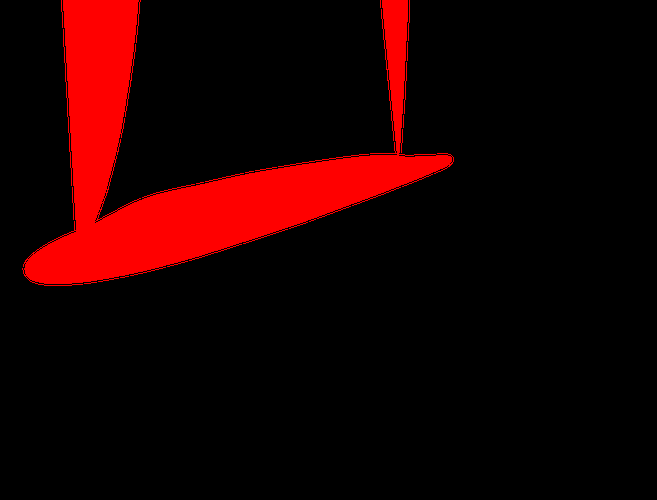
#> input picture PIV data/Mask.png, 657 x 500 px, shrunk from 1624 x 1236 before the run, given in place of Mask.tif, which was not available; the run also reads 1 picture not shown here
$ python 'Image correlator [v2].py'
#> lines starting #> are read from the running program, lines starting #| are printed output that depends on the picture; after the words box and inside, x2 and y2 are one past the last pixel; in counts of white or black regions, pixels touching at a corner belong together; pictures that were not available may be replaced by others from this repository, and a replacement may not be noted
# ---------- Step 0: Inititalize ---------
# Import required modules
import numpy as np
import cv2
import matplotlib.pyplot as plt
from scipy.signal import correlate2d
import os
import sys

# Define path to data folder
folder_path = '..\\PIV_data'

# ---------- Step 1: Load image ----------
# Define path to image
img_path = os.path.join(folder_path, 'B00001.tif')

# Load image
img = cv2.imread(img_path, cv2.IMREAD_GRAYSCALE)

# Ensure pixel values are within 0-255
img = np.clip(img, 0, 255).astype(np.uint8)

# ---------- Step 2: Split image vertically ----------
# Assuming two images are stacked vertically
height = img.shape[0] // 2
#> height = 500
frame_a = img[:height, :]
frame_b = img[height:, :]

# ---------- Step 3: Apply the mask ----------
# Define path to mask
mask_path = os.path.join(folder_path, 'Mask.tif')

# Load mask
mask = cv2.imread(mask_path, cv2.IMREAD_GRAYSCALE)
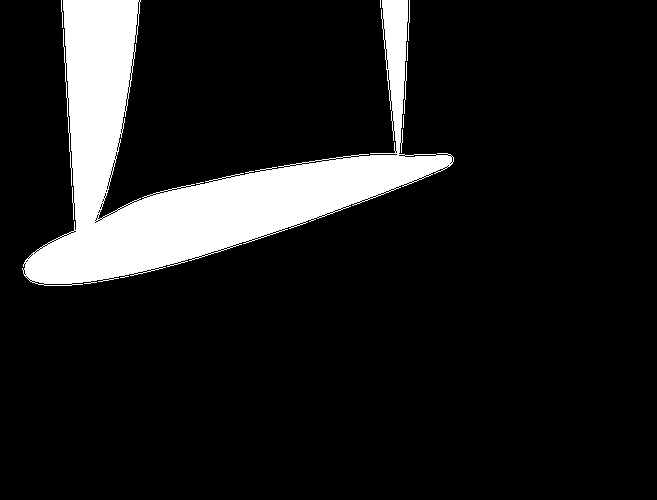
#> mask: shape (500, 657); values 0 (black) and 76 (white), 11.7% white; 6 white regions (3 under 20 px), largest, box (x1, y1, x2, y2) and area: (22, 0, 454, 286) 38285, (408, 0, 410, 41) 41, (61, 0, 63, 28) 28

# Check if mask is loaded properly
if mask is None:
    print("Failed to load the mask.")
    sys.exit()

# Ensure mask size matches image size
if mask.shape != frame_a.shape or mask.shape != frame_b.shape:
    print("Mask size does not match the image sizes.")
    sys.exit()

# Apply mask to both frames
frame_a_masked = cv2.bitwise_and(frame_a, frame_a, mask=mask)
frame_b_masked = cv2.bitwise_and(frame_b, frame_b, mask=mask)

# ---------- Step 4: Compute number of windows ----------
# Define window and search sizes
window_size = 32
search_size = int(window_size * 1.5)

# Obtain dimensions of image
rows, cols = frame_a_masked.shape
#> rows = 500; cols = 657

# Compute number of windows
num_windows_y = (rows - (search_size - window_size)) // window_size
#> num_windows_y = 15
num_windows_x = (cols - (search_size - window_size)) // window_size
#> num_windows_x = 20

# Determine starting location of first window
y0 = (rows - num_windows_y * window_size) // 2
#> y0 = 10
x0 = (cols - num_windows_x * window_size) // 2
#> x0 = 8

# Create arrays to store displacements
displacement_x = np.zeros((rows, cols))
displacement_y = np.zeros((rows, cols))

# ---------- Step 5: Cross-correlate ----------
for y in range(num_windows_y):
    for x in range(num_windows_x):
        # Define window in frame_a
        start_y_a = int(y0 + y * window_size)
        start_x_a = int(x0 + x * window_size)
        window_a = frame_a_masked[start_y_a:start_y_a + window_size, start_x_a:start_x_a + window_size]

        # Define search window in frame_b
        start_y_b = int(y0 + y * window_size - 0.25 * window_size)
        start_x_b = int(x0 + x * window_size - 0.25 * window_size)
        search_b = frame_b_masked[start_y_b:start_y_b + search_size, start_x_b:start_x_b + search_size]

        # Skip windows that include masked areas
        if np.any(mask[start_y_b:start_y_b + search_size, start_x_b:start_x_b + search_size] == 0):
            continue

        # Cross-correlate window from frame_a with search window from frame_b
        result = cv2.matchTemplate(search_b, window_a, cv2.TM_CCORR_NORMED)
        _, _, _, max_loc = cv2.minMaxLoc(result)

        # Compute displacement
        displacement_x[start_y_a:start_y_a + window_size, start_x_a:start_x_a + window_size] = max_loc[0] - (search_size - window_size) // 2
        displacement_y[start_y_a:start_y_a + window_size, start_x_a:start_x_a + window_size] = max_loc[1] - (search_size - window_size) // 2
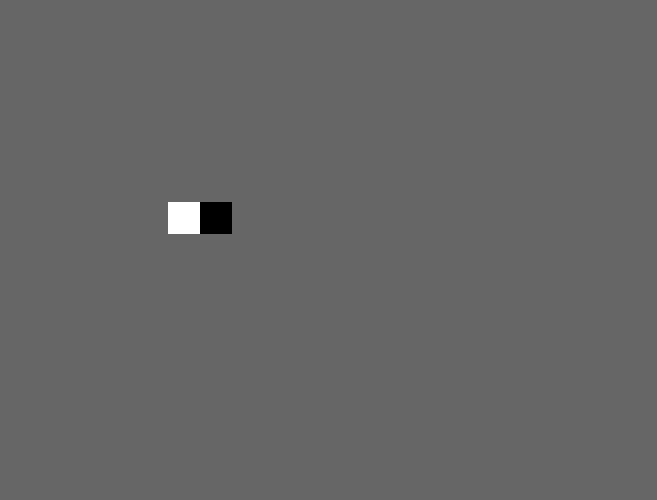
#> displacement_x: shape (500, 657) float64; min -2, max 3, mean 0.00312; drawn with min black and max white
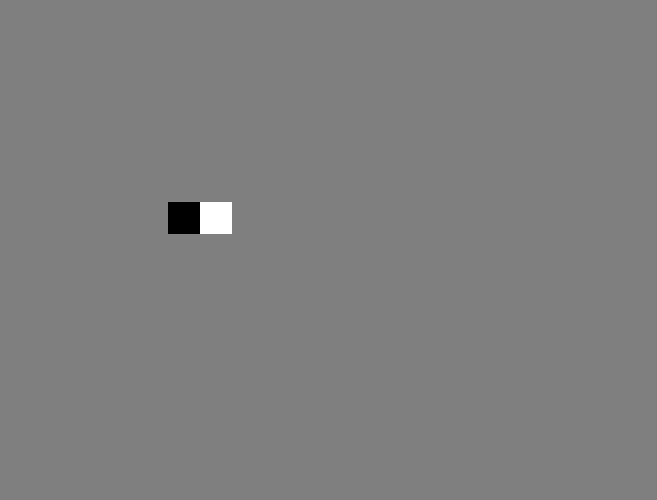
#> displacement_y: shape (500, 657) float64; min -1, max 1, mean 0; drawn with min black and max white
#> search_b: shape (48, 48); every value is 0

# ---------- Step 6: Obtain flow velocity ----------
# Constants for conversion
pixel_pitch = 0.0000044         # meters
magnification = 0.047754667
dt = 0.000075                   # seconds

# Calculate displacements in meters
displacement_x_meters = (displacement_x * pixel_pitch) / magnification
displacement_y_meters = (displacement_y * pixel_pitch) / magnification

# Calculate velocity in meters per second
u = displacement_x_meters / dt      # x-component
v = displacement_y_meters / dt      # y-component
V = np.sqrt(u**2 + v**2)            # magnitude
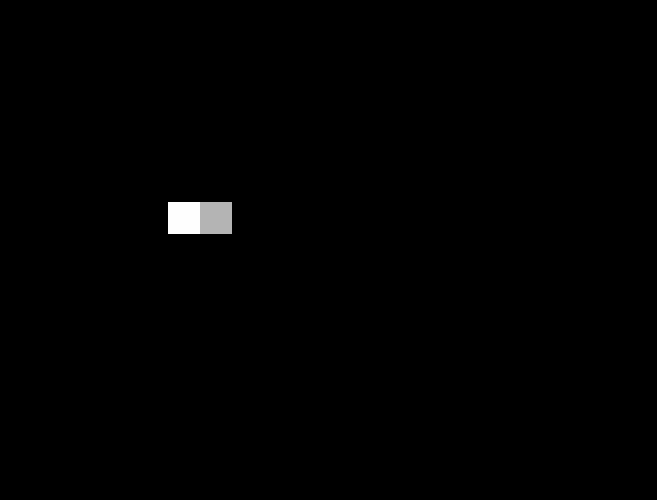
#> V: shape (500, 657) float64; min 0, max 3.88, mean 0.0207; drawn with min black and max white

# -------- Step 7: Visualize results ----------
# Create grid with physical distances in mm
x = np.arange(0, cols) * (pixel_pitch / magnification * 1000)
#> x = 657 values from 0 to 60.44
y = np.arange(0, rows) * (pixel_pitch / magnification * 1000)
#> y = 500 values from 0 to 45.98
X, Y = np.meshgrid(x, y)

# Determine visualization boundaries in px
x_start = x0
#> x_start = 8
x_end = int(x0 + num_windows_x * window_size)
#> x_end = 648
y_start = y0
y_end = int(y0 + num_windows_y * window_size)

# Plot velocity field
plt.figure(figsize=(10, 8))
cp = plt.contourf(X[y_start:y_end, x_start:x_end], Y[y_start:y_end, x_start:x_end], V[y_start:y_end, x_start:x_end], 50, cmap='viridis', zorder=1)
plt.quiver(X[y_start:y_end:64, x_start:x_end:64], Y[y_start:y_end:64, x_start:x_end:64], u[y_start:y_end:64, x_start:x_end:64], v[y_start:y_end:64, x_start:x_end:64], color='red', scale=500, zorder=2)

# Process mask for overlay
mask_overlay = np.zeros((*mask.shape, 4), dtype=np.uint8)       # Initialize mask overlay with transparent background
mask_overlay[mask == 0, :] = [200, 200, 200, 255]               # Set gray color for masked areas

# Overlay mask on contour plot
plt.imshow(mask_overlay[y_start:y_end, x_start:x_end], extent=[0, max(x), max(y), 0], aspect='auto', zorder=4)

# Process mask for second extended overlay
kernel = np.ones((search_size, search_size), np.uint8)          # Create dilation kernel (structuring element) for extending mask
mask_inverted = cv2.bitwise_not(mask)                           # Invert mask to ensure black area is expanded
mask_dilated = cv2.dilate(mask_inverted, kernel, iterations=1)  # Dilate inverted mask
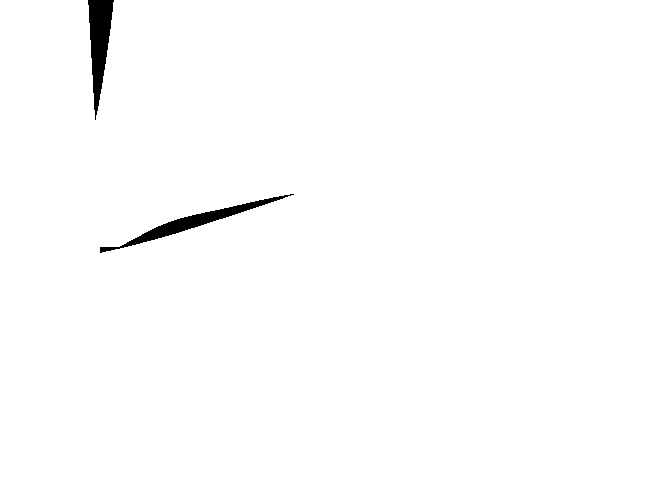
#> mask_dilated: shape (500, 657); values 179 (black) and 255 (white), 99% white; 2 black regions, box (x1, y1, x2, y2) and area: (88, 0, 114, 120) 1681, (100, 194, 294, 253) 1552
mask = cv2.bitwise_not(mask_dilated)                            # Invert dilated mask back to original form
mask_overlay_white = np.zeros((*mask.shape, 4), dtype=np.uint8) # Intialize mask overlay with transparent background
mask_overlay_white[mask == 0, :] = [255, 255, 255, 255]         # Set white color for extended masked area

# Overlay extended mask on contour plot
plt.imshow(mask_overlay_white[y_start:y_end, x_start:x_end], extent=[0, max(x), max(y), 0], aspect='auto', zorder=3)

# Final plot adjustments
plt.colorbar(cp)
plt.title('Instantaneous velocity field at α=15°')
plt.xlabel('X [mm]')
plt.ylabel('Y [mm]')
plt.show()
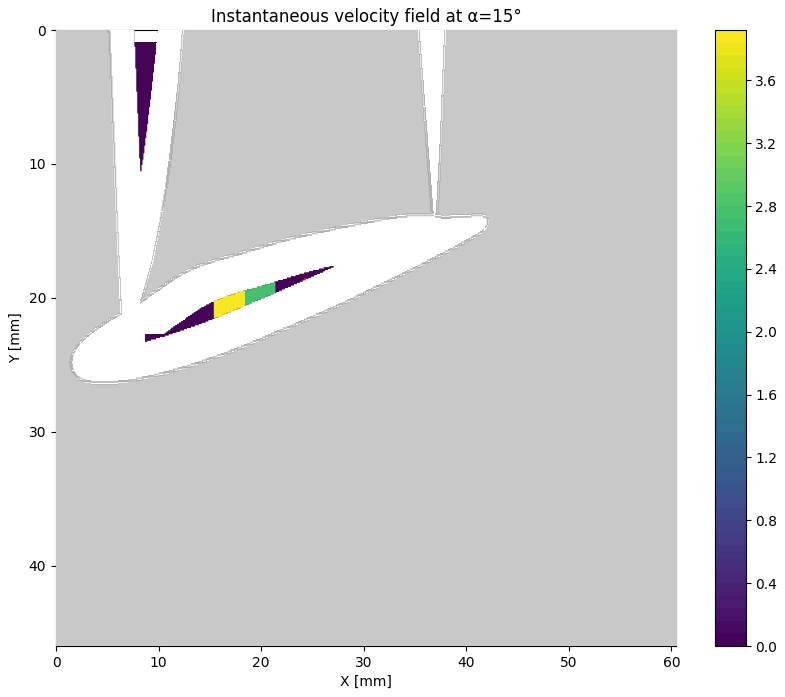
#> figure drawn by matplotlib, 2 panels
